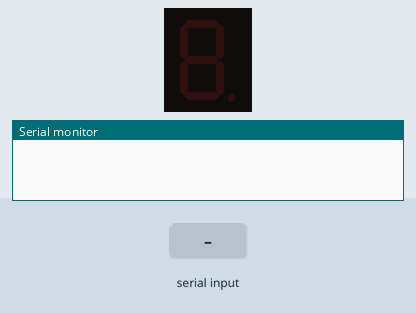
A sketch run on a simulated Arduino Uno, built with avr-gcc and run on an emulated ATmega328P. On the bench: 1-digit seven-segment display, the last lines printed to the serial monitor. Wiring (inferred from the names in the program): 1-digit 7-segment display, segments lit when HIGH: segments pin 3, pin 6, pin 4, pin 7, pin 2, pin 8, pin 5. The inputs (shaded band) are chosen by the test bench. The segment pins are drawn as the display they are named for.

Above: at 1.2 s.
1.3 s: "one\n" received over Serial
At 2.1 s:
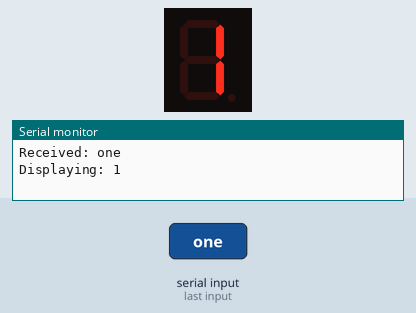
2.8 s: "two\n" received over Serial
At 3.2 s:
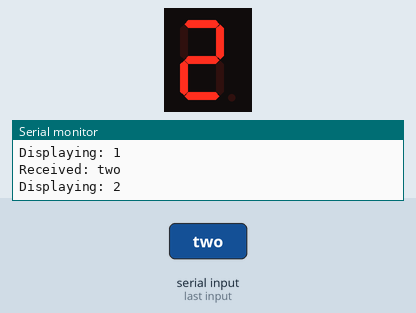
4.3 s: "three\n" received over Serial
At 5.5 s:
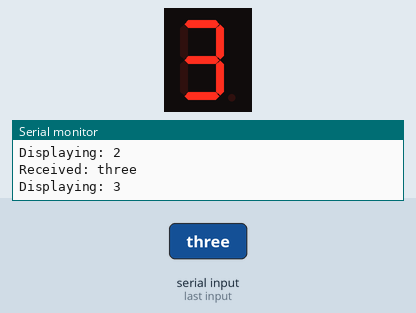
5.8 s: "four\n" received over Serial
At 6.7 s:
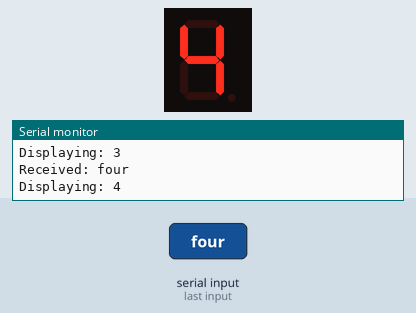
7.3 s: "five\n" received over Serial
At 7.9 s:
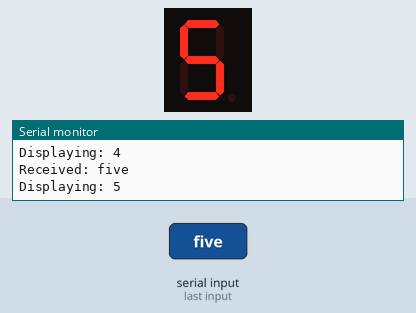
8.8 s: "six\n" received over Serial
At 10.2 s:
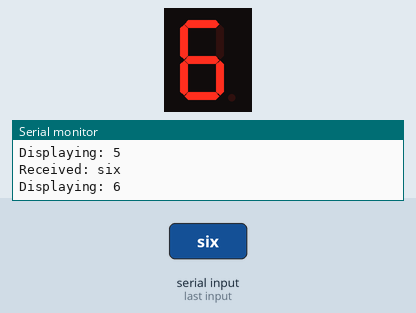
Timing chart, 0 to 11.3 s (numbered marks = the images above; inputs shaded):
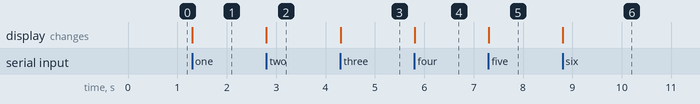

Measured:
- after the input at 1.3 s, the display: changes at once (image 1)
- after the input at 2.8 s, the display: changes at once (image 2)
- after the input at 4.3 s, the display: changes at once (image 3)
- after the input at 5.8 s, the display: changes at once (image 4)
- after the input at 7.3 s, the display: changes at once (image 5)
- after the input at 8.8 s, the display: changes at once (image 6)

The sketch:

7segmentLED.ino
```cpp
// Define segment connections
int segmentPins[] = {2, 3, 4, 5, 6, 7, 8}; // a, b, c, d, e, f, g

// Pattern for displaying "2" (common cathode setup)
const byte zero[7] = {1,1,1,0,1,1,1};
const byte one[7] = {0,0,1,0,1,0,0};
const byte two[7] = {1, 1, 0, 1, 1, 1, 0};
const byte three[7] = {0, 1, 1, 1, 1, 1, 0};
const byte four[7] = {0, 0, 1, 1, 1, 0, 1};
const byte five[7] = {0,1,1,1,0,1,1};
const byte six[7] = {1,1,1,1,0,1,1};
const byte seven[7] = {0,0,1,0,1,1,0};
const byte eight[7] = {1,1,1,1,1,1,1};
const byte nine[7] = {0,1,1,1,1,1,1};


bool isCommonAnode = false;  // Set to true if using common anode

void setup() {
  Serial.begin(9600);  // Start serial communication
  for (int i = 0; i < 7; i++) {
    pinMode(segmentPins[i], OUTPUT);
  }
}
void loop() {
  if (Serial.available()) {
    String received = Serial.readStringUntil('\n'); // Read incoming data
    received.trim(); // Remove extra spaces/newlines
    received.toLowerCase(); // Convert to lowercase for consistency

    // ✅ Print received data to Serial Monitor
    Serial.print("Received: ");
    Serial.println(received);

    // ✅ Debug: Check which number is being processed
    if (received == "one") {
      Serial.println("Displaying: 1");
      displayNumber(one);
    } else if (received == "two") {
      Serial.println("Displaying: 2");
      displayNumber(two);
    } else if (received == "three") {
      Serial.println("Displaying: 3");
      displayNumber(three);
    } else if (received == "four") {
      Serial.println("Displaying: 4");
      displayNumber(four);
    } else if (received == "five") {
      Serial.println("Displaying: 5");
      displayNumber(five);
    } else if (received == "six") {
      Serial.println("Displaying: 6");
      displayNumber(six);
    } else if (received == "seven") {
      Serial.println("Displaying: 7");
      displayNumber(seven);
    } else if (received == "eight") {
      Serial.println("Displaying: 8");
      displayNumber(eight);
    } else if (received == "nine") {
      Serial.println("Displaying: 9");
      displayNumber(nine);
    } else if (received == "zero") {
      Serial.println("Displaying: 0");
      displayNumber(zero);
    } else {
      Serial.println("Invalid input received!");
    }
  }
}


// Function to display a number on the 7-segment display
void displayNumber(const byte num[7]) {
  for (int i = 0; i < 7; i++) {
    digitalWrite(segmentPins[i], isCommonAnode ? !num[i] : num[i]);
  }
}
```
